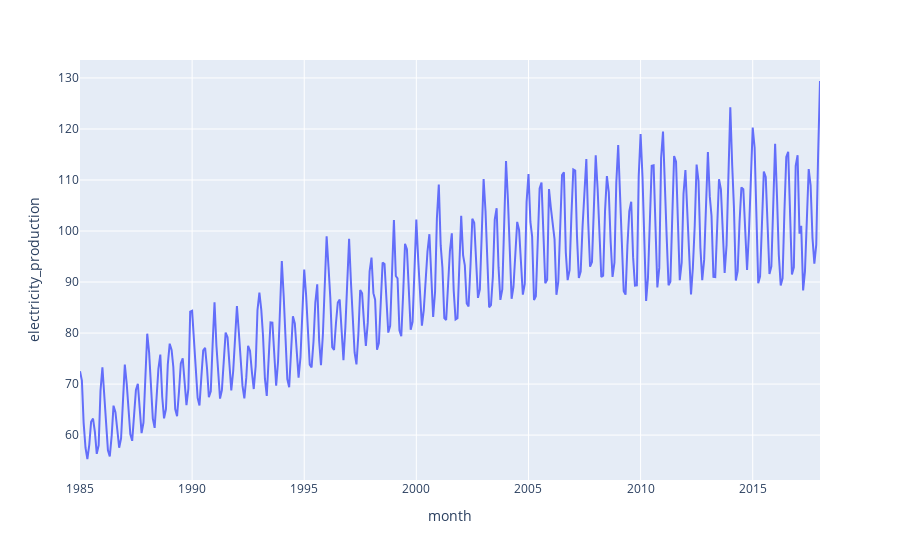

The notebook cell this image was saved under:
### Markdown cell above
### Loading data & plotting

### Code cell
elec = pd.read_csv('Electric_Production.csv', parse_dates=['DATE'], dtype={'IPG2211A2N': 'float'}).sort_values(by='DATE').reset_index()
elec.columns = ['index', 'month', 'electricity_production']
line = px.line(elec, x='month', y='electricity_production')
display(line.show())
display(elec)

### Figure 1 — Plotly figure (JSON) as saved in the notebook; plotly's stock layout.template omitted (floating-point values rounded to 4 significant figures; data arrays with more than 128 entries replaced by an {"elided": "..."} marker saying what was removed)
{"data": [{"hovertemplate": "month=%{x}<br>electricity_production=%{y}<extra></extra>", "legendgroup": "", "line": {"color": "#636efa", "dash": "solid"}, "marker": {"symbol": "circle"}, "mode": "lines", "name": "", "orientation": "v", "showlegend": false, "type": "scatter", "x": {"elided": "397 str values"}, "xaxis": "x", "y": {"elided": "397 float values"}, "yaxis": "y"}], "layout": {"autosize": true, "legend": {"tracegroupgap": 0}, "margin": {"t": 60}, "xaxis": {"anchor": "y", "autorange": true, "domain": [0, 1], "range": ["1985-01-01", "2018-01-01"], "title": {"text": "month"}, "type": "date"}, "yaxis": {"anchor": "x", "autorange": true, "domain": [0, 1], "range": [51.2, 133.5], "title": {"text": "electricity_production"}, "type": "linear"}}}
